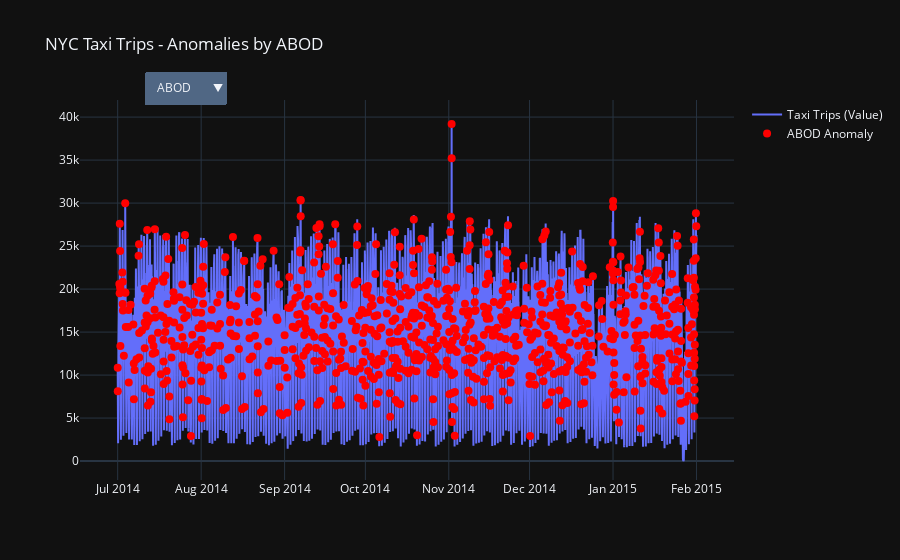

The notebook cell this image was saved under:
### Code cell
import plotly.graph_objects as go
import plotly.express as px

# Get the list of model names from the dictionary you created
# (If you don't have 'models_to_run', just manually list the names)
model_names = list(models_to_run.keys())
# e.g., model_names = ['ABOD', 'CBLOF', 'IForest', 'HBOS', 'KNN', 'LOF',
#                     'OCSVM', 'PCA', 'MCD', 'SOD', 'SOS']

# Create the base figure
fig = go.Figure()

# Add the main line for taxi trips
fig.add_trace(go.Scatter(
    x=data.index,
    y=data['value'],
    mode='lines',
    name='Taxi Trips (Value)'
))

# --- Add traces for *each* model's anomalies ---
# We'll set all but the first one to be invisible initially
for i, name in enumerate(model_names):
    anomaly_col = f'Anomaly_{name}'
    outlier_data = data[data[anomaly_col] == 1]

    fig.add_trace(go.Scatter(
        x=outlier_data.index,
        y=outlier_data['value'],
        mode='markers',
        name=f'{name} Anomaly',
        marker=dict(color='red', size=8),
        # Only make the first model visible by default
        visible=(i == 0)
    ))

# --- Create the dropdown menu ---
buttons = []
for i, name in enumerate(model_names):
    # Create a visibility list.
    # [True, False, False, ..., False]
    # The first 'True' is for the base 'value' line (trace 0)
    # The N traces after that are for the models.
    visibility = [True] + [False] * len(model_names)

    # Set the trace for the selected model to True
    visibility[i + 1] = True

    buttons.append(dict(
        label=name,
        method="update",
        args=[{"visible": visibility},
              {"title": f"NYC Taxi Trips - Anomalies by {name}"}]
    ))

# Add dropdown to the layout
fig.update_layout(
    updatemenus=[dict(
        active=0, # Sets the first model as the default
        buttons=buttons,
        direction="down",
        pad={"r": 10, "t": 10},
        showactive=True,
        x=0.1,
        xanchor="left",
        y=1.1,
        yanchor="top"
    )],
    title=f"NYC Taxi Trips - Anomalies by {model_names[0]}", # Initial title
    template='plotly_dark'
)

fig.show()

### Figure 1 — Plotly figure (JSON) as saved in the notebook; plotly's stock layout.template omitted (floating-point values rounded to 4 significant figures; data arrays with more than 128 entries replaced by an {"elided": "..."} marker saying what was removed)
{"data": [{"mode": "lines", "name": "Taxi Trips (Value)", "type": "scatter", "x": {"elided": "10320 str values"}, "y": {"elided": "10320 int values"}}, {"marker": {"color": "red", "size": 8}, "mode": "markers", "name": "ABOD Anomaly", "type": "scatter", "visible": true, "x": {"elided": "932 str values"}, "y": {"elided": "932 int values"}}, {"marker": {"color": "red", "size": 8}, "mode": "markers", "name": "CBLOF Anomaly", "type": "scatter", "visible": false, "x": {"elided": "1032 str values"}, "y": {"elided": "1032 int values"}}, {"marker": {"color": "red", "size": 8}, "mode": "markers", "name": "COF Anomaly", "type": "scatter", "visible": false, "x": {"elided": "1032 str values"}, "y": {"elided": "1032 int values"}}, {"marker": {"color": "red", "size": 8}, "mode": "markers", "name": "IForest Anomaly", "type": "scatter", "visible": false, "x": {"elided": "1031 str values"}, "y": {"elided": "1031 int values"}}, {"marker": {"color": "red", "size": 8}, "mode": "markers", "name": "HBOS Anomaly", "type": "scatter", "visible": false, "x": {"elided": "1007 str values"}, "y": {"elided": "1007 int values"}}, {"marker": {"color": "red", "size": 8}, "mode": "markers", "name": "KNN Anomaly", "type": "scatter", "visible": false, "x": {"elided": "578 str values"}, "y": {"elided": "578 int values"}}, {"marker": {"color": "red", "size": 8}, "mode": "markers", "name": "LOF Anomaly", "type": "scatter", "visible": false, "x": {"elided": "866 str values"}, "y": {"elided": "866 int values"}}, {"marker": {"color": "red", "size": 8}, "mode": "markers", "name": "OCSVM Anomaly", "type": "scatter", "visible": false, "x": {"elided": "1032 str values"}, "y": {"elided": "1032 int values"}}, {"marker": {"color": "red", "size": 8}, "mode": "markers", "name": "PCA Anomaly", "type": "scatter", "visible": false, "x": {"elided": "1032 str values"}, "y": {"elided": "1032 int values"}}, {"marker": {"color": "red", "size": 8}, "mode": "markers", "name": "MCD Anomaly", "type": "scatter", "visible": false, "x": {"elided": "1032 str values"}, "y": {"elided": "1032 int values"}}, {"marker": {"color": "red", "size": 8}, "mode": "markers", "name": "SOD Anomaly", "type": "scatter", "visible": false, "x": {"elided": "1023 str values"}, "y": {"elided": "1023 int values"}}, {"marker": {"color": "red", "size": 8}, "mode": "markers", "name": "SOS Anomaly", "type": "scatter", "visible": false, "x": {"elided": "1032 str values"}, "y": {"elided": "1032 int values"}}], "layout": {"title": {"text": "NYC Taxi Trips - Anomalies by ABOD"}, "updatemenus": [{"active": 0, "buttons": [{"args": [{"visible": [true, true, false, false, false, false, false, false, false, false, false, false, false]}, {"title": "NYC Taxi Trips - Anomalies by ABOD"}], "label": "ABOD", "method": "update"}, {"args": [{"visible": [true, false, true, false, false, false, false, false, false, false, false, false, false]}, {"title": "NYC Taxi Trips - Anomalies by CBLOF"}], "label": "CBLOF", "method": "update"}, {"args": [{"visible": [true, false, false, true, false, false, false, false, false, false, false, false, false]}, {"title": "NYC Taxi Trips - Anomalies by COF"}], "label": "COF", "method": "update"}, {"args": [{"visible": [true, false, false, false, true, false, false, false, false, false, false, false, false]}, {"title": "NYC Taxi Trips - Anomalies by IForest"}], "label": "IForest", "method": "update"}, {"args": [{"visible": [true, false, false, false, false, true, false, false, false, false, false, false, false]}, {"title": "NYC Taxi Trips - Anomalies by HBOS"}], "label": "HBOS", "method": "update"}, {"args": [{"visible": [true, false, false, false, false, false, true, false, false, false, false, false, false]}, {"title": "NYC Taxi Trips - Anomalies by KNN"}], "label": "KNN", "method": "update"}, {"args": [{"visible": [true, false, false, false, false, false, false, true, false, false, false, false, false]}, {"title": "NYC Taxi Trips - Anomalies by LOF"}], "label": "LOF", "method": "update"}, {"args": [{"visible": [true, false, false, false, false, false, false, false, true, false, false, false, false]}, {"title": "NYC Taxi Trips - Anomalies by OCSVM"}], "label": "OCSVM", "method": "update"}, {"args": [{"visible": [true, false, false, false, false, false, false, false, false, true, false, false, false]}, {"title": "NYC Taxi Trips - Anomalies by PCA"}], "label": "PCA", "method": "update"}, {"args": [{"visible": [true, false, false, false, false, false, false, false, false, false, true, false, false]}, {"title": "NYC Taxi Trips - Anomalies by MCD"}], "label": "MCD", "method": "update"}, {"args": [{"visible": [true, false, false, false, false, false, false, false, false, false, false, true, false]}, {"title": "NYC Taxi Trips - Anomalies by SOD"}], "label": "SOD", "method": "update"}, {"args": [{"visible": [true, false, false, false, false, false, false, false, false, false, false, false, true]}, {"title": "NYC Taxi Trips - Anomalies by SOS"}], "label": "SOS", "method": "update"}], "direction": "down", "pad": {"r": 10, "t": 10}, "showactive": true, "x": 0.1, "xanchor": "left", "y": 1.1, "yanchor": "top"}]}}
